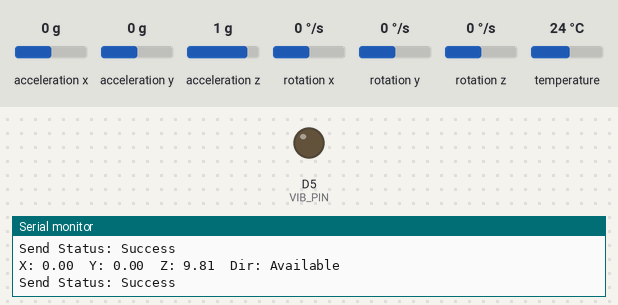
Bench run of a sketch on a simulated ESP8266 (NodeMCU). Shown: output pins drawn as LEDs (lit = HIGH), the last lines printed to the serial monitor. Inputs (shaded band) come from the test bench; at power-on: acceleration x 0 g, acceleration y 0 g, acceleration z 1 g, rotation x 0 °/s, rotation y 0 °/s, rotation z 0 °/s, temperature 24 °C.

Above: at 1.8 s.
1.9 s: acceleration x set to -1.4 g
At 2.4 s:
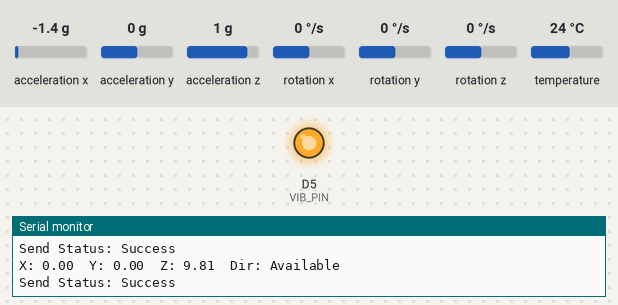
4.5 s: acceleration x set to 0.8 g
At 6.1 s:
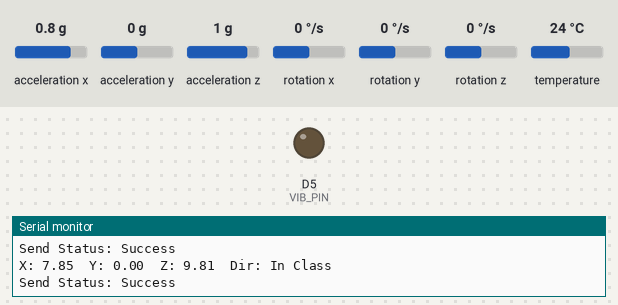
Timing chart, 0 to 7.6 s (numbered marks = the images above; inputs shaded):
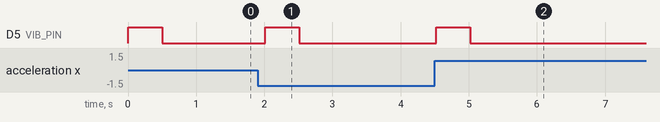

Measured:
- after the input at 1.9 s, D5 (VIB_PIN): LOW → HIGH after 0.11 s, → LOW 0.50 s later
- after the input at 4.5 s, D5 (VIB_PIN): LOW → HIGH at once, → LOW 0.50 s later

The sketch:

acce_esp8266.ino
```cpp
#include <ESP8266WiFi.h>
#include <espnow.h>
#include <Wire.h>
#include <Adafruit_MPU6050.h>
#include <Adafruit_Sensor.h>

Adafruit_MPU6050 mpu;

// Receiver ESP8266 MAC address
uint8_t receiverMac[] = {0x34, 0x5F, 0x45, 0x55, 0xE4, 0x34};

typedef struct struct_message {
  float ax;
  float ay;
  float az;
  char direction[10];
} struct_message;

struct_message accelData;

// Vibration motor pin
#define VIB_PIN D5
String lastDirection = ""; // to store previous direction

void OnDataSent(uint8_t *mac_addr, uint8_t sendStatus) {
  Serial.print("Send Status: ");
  Serial.println(sendStatus == 0 ? "Success" : "Fail");
}

void setup() {
  Serial.begin(115200);

  WiFi.mode(WIFI_STA);
  Serial.println("Local MAC Address: ");
  Serial.println(WiFi.macAddress());

  Wire.begin();

  // Initialize MPU6050
  if (!mpu.begin()) {
    Serial.println("MPU6050 not found!");
    while (1);
  }
  Serial.println("MPU6050 ready");

  pinMode(VIB_PIN, OUTPUT);
  digitalWrite(VIB_PIN, LOW);

  WiFi.mode(WIFI_STA);

  // Init ESP-NOW
  if (esp_now_init() != 0) {
    Serial.println("ESP-NOW init failed");
    while (1);
  }

  esp_now_set_self_role(ESP_NOW_ROLE_COMBO);
  esp_now_register_send_cb(OnDataSent);
  esp_now_add_peer(receiverMac, ESP_NOW_ROLE_COMBO, 1, NULL, 0);
}

void loop() {
  sensors_event_t a, g, temp;
  mpu.getEvent(&a, &g, &temp);

  accelData.ax = a.acceleration.x;
  accelData.ay = a.acceleration.y;
  accelData.az = a.acceleration.z;

  // Detect orientation for 6 sides
  String currentDir;
  if (a.acceleration.x > 7) currentDir = "In Class";
  else if (a.acceleration.x < -7) currentDir = "In Meeting";
  else if (a.acceleration.y > 7) currentDir = "Exam Duty";
  else if (a.acceleration.y < -7) currentDir = "Lunch Time";
  else if (a.acceleration.z > 7) currentDir = "Available";
  else if (a.acceleration.z < -7) currentDir = "Busy !";
  else currentDir = "Loading.";

  strcpy(accelData.direction, currentDir.c_str());

  // Vibrate motor if direction changed
  if (currentDir != lastDirection) {
    digitalWrite(VIB_PIN, HIGH);
    delay(500);  // vibrate 200ms
    digitalWrite(VIB_PIN, LOW);
    lastDirection = currentDir;
  }

  // Send data
  esp_now_send(receiverMac, (uint8_t *) &accelData, sizeof(accelData));

  Serial.printf("X: %.2f  Y: %.2f  Z: %.2f  Dir: %s\n",
                accelData.ax, accelData.ay, accelData.az, accelData.direction);

  delay(500);
}
```
